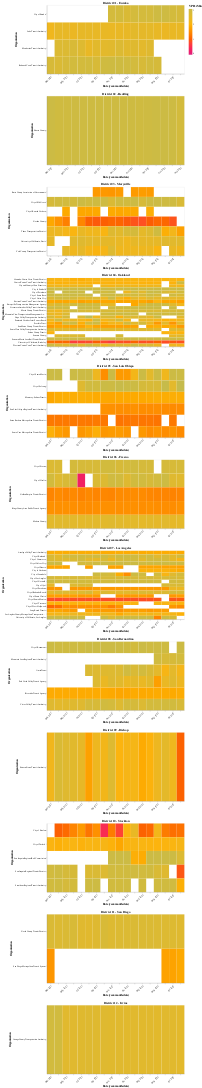

The code cell stored with this chart in its notebook:
### Code cell
charts = []
for district in unique_districts:
    filtered_df = df.loc[df.District == district]
    chart = _aggregate_agency.heatmap(
        filtered_df,
        "vp_per_min",
        color_dict["vp_domain"],
        color_dict["vp_range"],
        3,
    )
    charts.append(chart)
display(
    Markdown(
        f"""<h2 style="border-bottom: 3px solid #000;"><b>{readable_dict["vp_per_min_graph"]["title"]}</b></h2><br>
        {readable_dict["vp_per_min_graph"]["subtitle"]}
            """
    )
)
display(alt.vconcat(*charts))
